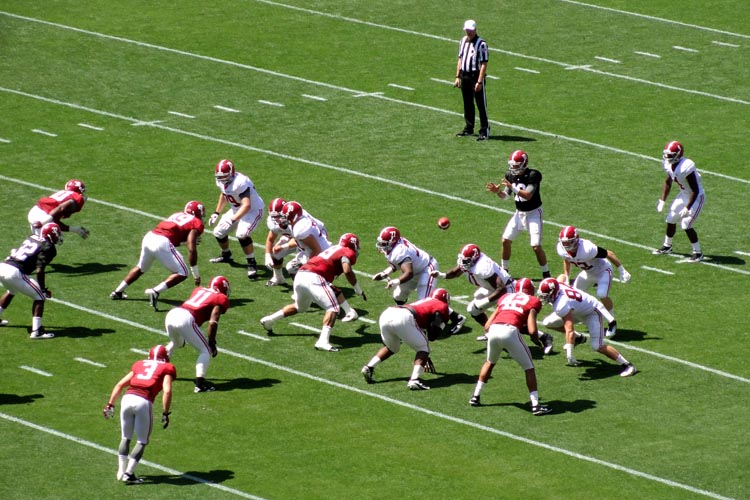
#> input picture semana 5/Alabama.jpg, 750 x 500 px
$ python Hough_rectas.py
#> lines starting #> are read from the running program, lines starting #| are printed output that depends on the picture; after the words box and inside, x2 and y2 are one past the last pixel; in counts of white or black regions, pixels touching at a corner belong together
import cv2
import numpy as np

img = cv2.imread("Alabama.jpg")
#> img is the input picture: shape (500, 750, 3); mean B, G, R 69.9, 127.8, 106
gray = cv2.cvtColor(img, cv2.COLOR_BGR2GRAY)
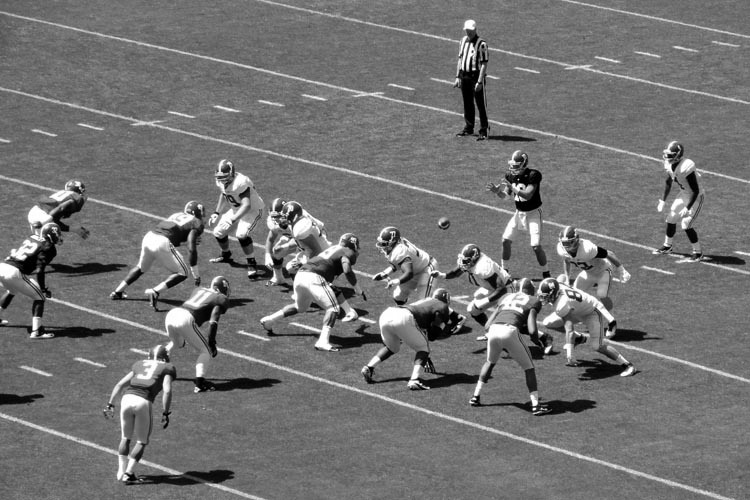
#> gray: shape (500, 750); min 0, max 255, mean 114.7
edges = cv2.Canny(gray, 75, 150)
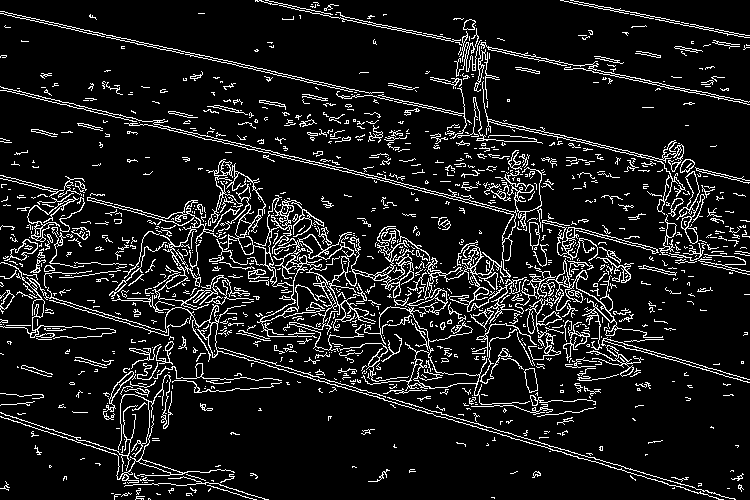
#> edges: shape (500, 750); 10.1% white in thin lines or dots

lines = cv2.HoughLinesP(edges, 1, np.pi / 180, 200, maxLineGap=200)
#> lines = 18 rows, first 6: [19, 90, 747, 271], [266, 0, 748, 102], [157, 45, 745, 180], [6, 290, 735, 499], [47, 189, 689, 361], [1, 11, 748, 183]
if lines is not None:
    for line in lines:
        x1, y1, x2, y2 = line[0]
        cv2.line(img, (x1, y1), (x2, y2), (0, 255, 0), 3)
#> this loop made 18 passes
#> (x1, y1, x2, y2) on passes 1 to 12: (19, 90, 747, 271), (266, 0, 748, 102), (157, 45, 745, 180), (6, 290, 735, 499), (47, 189, 689, 361), (1, 11, 748, 183), (256, 0, 749, 104), (11, 180, 720, 370), (18, 88, 727, 264), (0, 86, 715, 264), (0, 282, 674, 488), (28, 289, 697, 493)
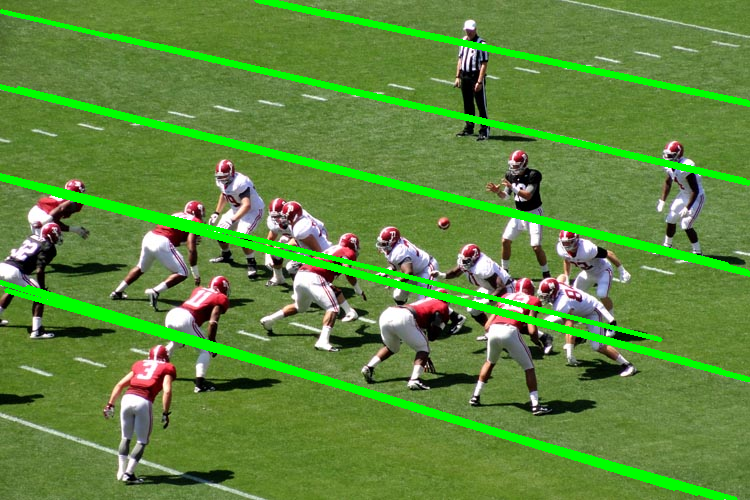
#> img: shape (500, 750, 3); 8.28% of pixels changed, all inside (x1, y1, x2, y2) = (0, 0, 750, 500)

cv2.imshow("Edges", edges)
cv2.imshow("Image", img)
cv2.waitKey(0)
cv2.destroyAllWindows()

$ run again, with semana 5/esferas.jpg copied over semana 5/Alabama.jpg
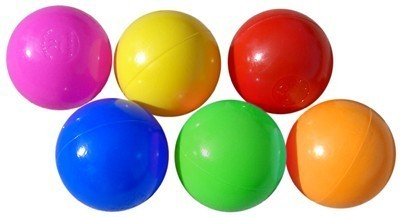
#> input picture semana 5/esferas.jpg, 400 x 217 px
#> img is the input picture: shape (217, 400, 3); mean B, G, R 151.2, 162.8, 187.2
#> `gray = cv2.cvtColor(img, cv2.COLOR_BGR2GRAY)`:
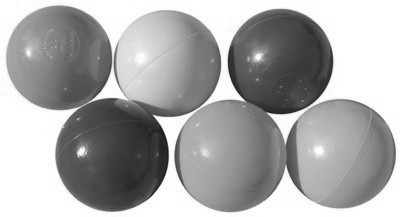
#> gray: shape (217, 400); min 19, max 255, mean 168.8
#> `edges = cv2.Canny(gray, 75, 150)`:
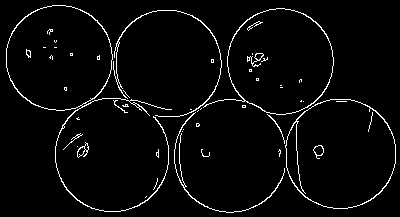
#> edges: shape (217, 400); 3.5% white in thin lines or dots
#> lines = None
